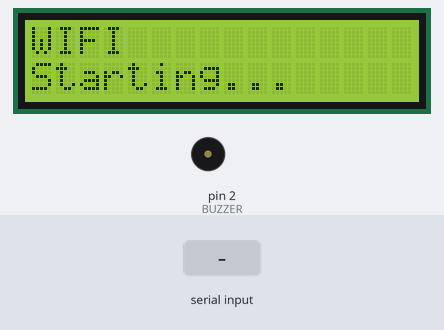
Recording of a sketch running on a simulated Arduino Uno, built with avr-gcc and run on an emulated ATmega328P. Shown: 16×2 character LCD, buzzer (waves = sounding). The inputs (shaded band) are chosen by the test bench.

Above: at 0.9 s.
1.0 s: "ready\n" received over the second serial link
At 2.2 s:
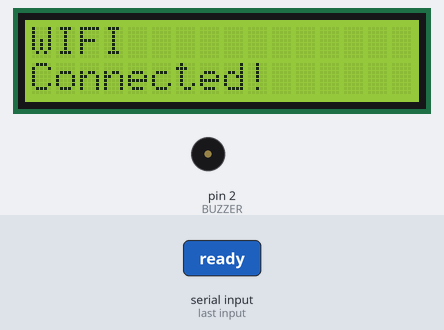
2.5 s: "START\n" received over the second serial link
At 6.9 s:
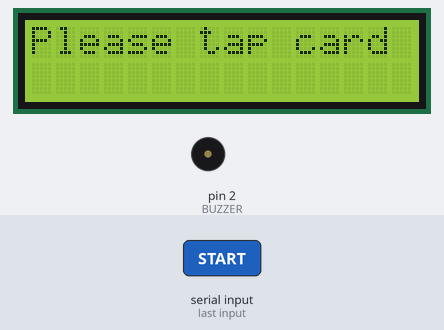
At 9.0 s:
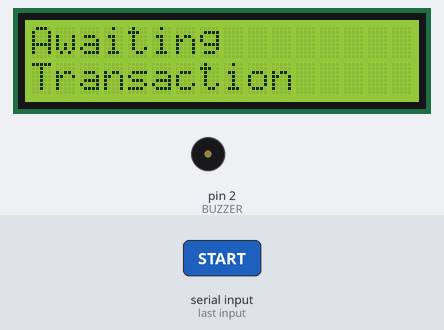
Timing chart, 0 to 10.5 s (numbered marks = the images above; inputs shaded):
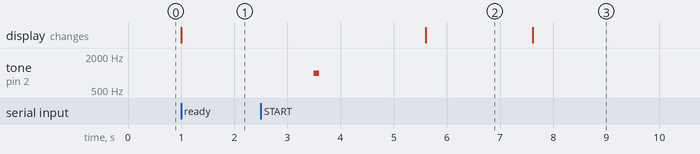

Measured:
- after the input at 1.0 s, the display: changes at once (image 1)
- after the input at 2.5 s, tone on pin 2 (BUZZER): silent → 1000 Hz after 1.0 s, → silent 0.10 s later; the display: changes after 3.1 s (image 2)
- what the display in image 2 shows lasts 2.0 s, from 5.6 s to 7.6 s

The sketch:

arduino-code.ino
```cpp
#define BUZZER 2
#define WIFI_RX 10
#define WIFI_TX 9
#include <Wire.h>
#include <PN532_I2C.h>
#include <PN532.h>
#include <NfcAdapter.h>
#include <ArduinoJson.h>
#include <LiquidCrystal.h>
#include <AltSoftSerial.h>

#define DEBUG false // set to true for debug output, false for no debug output
#define DEBUG_SERIAL \
    if (DEBUG)       \
    Serial

unsigned long lcd_millis = 0;
void printLCD(const char *line1, const char *line2 = nullptr);
void printLCD(int column, int row, char character);

PN532_I2C pn532_i2c(Wire);
LiquidCrystal lcd(10, 7, 6, 5, 4, 3);
NfcAdapter nfc = NfcAdapter(pn532_i2c);
String tagId = "None";
byte nuidPICC[4];
AltSoftSerial wifiSerial; //(WIFI_RX, WIFI_TX);

uint8_t Signal[8] = {
    0b00000,
    0b00000,
    0b00001,
    0b00001,
    0b00101,
    0b00101,
    0b10101,
    0b00000};

void setup(void)
{
    DEBUG_SERIAL.begin(115200);
    wifiSerial.begin(9600);
    initLCD();
    initNFC();
    initWifi();
    pinMode(BUZZER, OUTPUT);
}

void loop()
{
    displaySum();
    if (wifiSerial.available())
    {
        String wifiString = wifiSerial.readStringUntil('\n');
        DEBUG_SERIAL.println("WL:" + wifiString);
        if (wifiString.indexOf("START") >= 0)
        {
            String sum = wifiSerial.readStringUntil('\n');
            displaySum();
            buzz(1000, 100);
            String nfc_id = readNFC(sum);
            DEBUG_SERIAL.println("NFC_ID:" + nfc_id);
            if (nfc_id != "")
            {
                printLCD("Sending", "Transaction");
                wifiSerial.println("NFC_ID");
                delay(50);
                wifiSerial.println(nfc_id.c_str());
                printLCD("Transaction", "Sent");
                delay(500);
            }
        }
    }
}
void initLCD()
{
    lcd.begin(16, 2);
    printLCD("Starting...");
    lcd.createChar(1, Signal);
}

void initNFC()
{
    printLCD("NFC", "Loading...");
    nfc.begin(true);
    printLCD("NFC", "Loaded");
}

void initWifi()
{
    String wifiString = "";
    printLCD("WIFI", "Starting...");
    while (wifiString.indexOf("ready") < 0)
    {
        if (wifiSerial.available())
        {
            wifiString = wifiSerial.readStringUntil('\n');
            DEBUG_SERIAL.println("W:" + wifiString);
        }
    }

    printLCD("WIFI", "Connected!");
}

void displaySum()
{
    if (millis() - lcd_millis > 2000)
    {
        lcd.clear();
        printLCD("Awaiting", "Transaction");
    }
    lcd_millis = millis();
}

void printLCD(const char *line1, const char *line2)
{
    if (strlen(line1) > 16 || strlen(line2) > 16)
        return;
    lcd.clear();
    lcd.print(line1);
    if (strlen(line2) > 0)
    {
        lcd.setCursor(0, 1);
        lcd.print(line2);
    }
}
void printLCD(int column, int row, char character)
{
    lcd.setCursor(column, row);
    lcd.print(character);
}

void buzz(int freq, int time)
{
    tone(BUZZER, freq); // Send sound signal...
    delay(time);        // ...for msec
    noTone(BUZZER);
}

String readNFC(String sum)
{
    // lcd.print("Starting reader...");
    // delay(2000);

    // Set line 1 to "Sum: " + sum
    delay(2000);
    DEBUG_SERIAL.println("Sum: " + sum);
    printLCD("Please tap card");
    lcd.setCursor(0, 1);
    lcd.print(sum);
    // lcd.setCursor(15, 1);
    // // print signal logo
    // lcd.write((uint8_t)1);

    if (nfc.tagPresent(2000))
    {
        buzz(2000, 1000);
        NfcTag tag = nfc.read();
        tagId = tag.getUidString();
        printLCD("In progress...", tagId.c_str());
        return tagId;
    }
}
```
